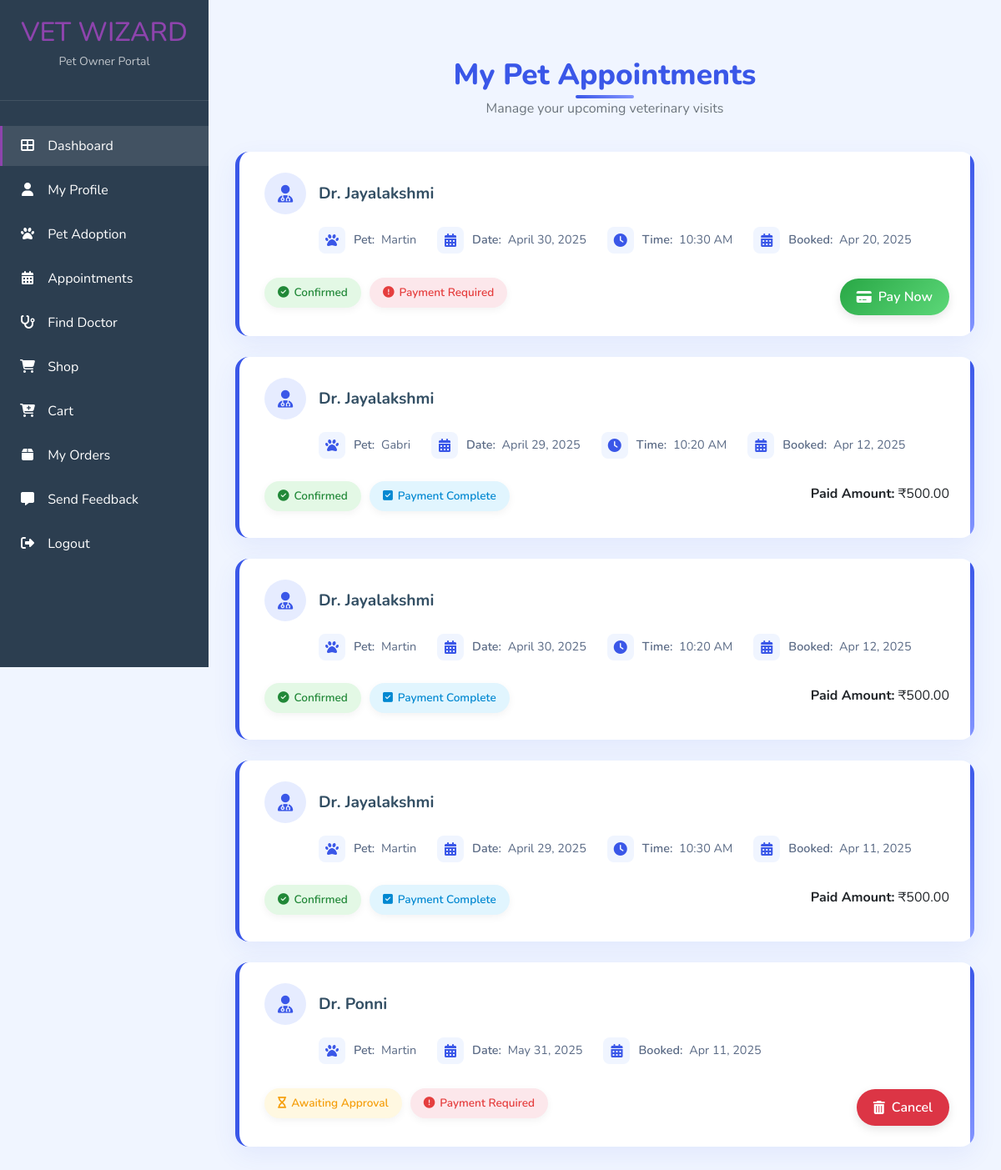
Screenshot of /user/all_appointment (signed in) with the database file from the repository.
### user/models.py (models this page shows, shortened)
class Doctor_Appointment(models.Model):
    doctor = models.ForeignKey(Doctor_Profile, on_delete=models.CASCADE, related_name='appointments')
    patient = models.ForeignKey(settings.AUTH_USER_MODEL, on_delete=models.CASCADE, related_name='appointments')
    pet=models.ForeignKey(Pet,on_delete=models.CASCADE)
    appointment_date = models.DateField()
    appointment_time = models.TimeField(null=True,blank=True)
    reason = models.TextField()
    is_confirmed = models.BooleanField(default=False)
    is_paid = models.BooleanField(default=False)
    created_at = models.DateTimeField(auto_now_add=True)
    razorpay_order_id = models.CharField(max_length=100, blank=True, null=True)
    amount = models.DecimalField(max_digits=10, decimal_places=2, default=0.00,null=True,blank=True)

class Pet(models.Model):
    owner = models.CharField(max_length=100)
    name = models.CharField(max_length=100)
    species = models.CharField(max_length=30)  # Dog, Cat
    breed = models.CharField(max_length=50)
    age = models.PositiveIntegerField()
    pet_picture = models.ImageField(upload_to='pet_images', blank=True, null=True)
    adopt=models.BooleanField(default=False)

### doctor/models.py (models this page shows, shortened)
class Doctor_Profile(models.Model):
    user = models.ForeignKey(settings.AUTH_USER_MODEL, on_delete=models.CASCADE, related_name='doctor')
    full_name = models.CharField(max_length=100)
    email = models.EmailField()
    address = models.TextField()
    phone_number = models.CharField(max_length=10)
    profile_picture = models.ImageField(upload_to='images', blank=True, null=True)
    place = models.CharField(max_length=100)
    qualification = models.CharField(max_length=100)
    years_of_experience = models.PositiveIntegerField()
    is_approved=models.BooleanField(default=False,null=True,blank=True)

### user/views.py (the view)
# urls.py: path('all_appointment', All_Appointment_View.as_view(), name='all_appointment'),
class All_Appointment_View(View):
    def get(self,request):
        appointment=Doctor_Appointment.objects.filter(patient=request.user).order_by('-id')
        return render(request,'all_appointment.html',{'appointment':appointment})

### user/templates/all_appointment.html (shortened to what this page needs)
{% extends 'user.html' %}
{% load static %}
{% block content %}
<div class="container py-5">
    <div class="page-header">
        <h2 class="page-title">My Pet Appointments</h2>
        <p class="text-muted">Manage your upcoming veterinary visits</p>
    </div>
    <div class="appointments-container">
        {% if appointment %}
        {% for a in appointment %}
        <div class="appointment-card">
            <div class="doctor-info">
                <div class="doctor-avatar">
                    <i class="fas fa-user-md"></i>
                </div>
                <h5 class="doctor-name">Dr. {{ a.doctor.full_name }}</h5>
            </div>
            <div class="appointment-details">
                <div class="detail-item">
                    <div class="detail-icon">
                        <i class="fas fa-paw"></i>
                    </div>
                    <div class="detail-text">
                        <span class="detail-label">Pet:</span> {{ a.pet.name }}
                    </div>
                </div>
                <div class="detail-item">
                    <div class="detail-icon">
                        <i class="fas fa-calendar-alt"></i>
                    </div>
                    <div class="detail-text">
                        <span class="detail-label">Date:</span> {{ a.appointment_date }}
                    </div>
                </div>
                {% if a.appointment_time %}
                <div class="detail-item">
                    <div class="detail-icon">
                        <i class="fas fa-clock"></i>
                    </div>
                    <div class="detail-text">
                        <span class="detail-label">Time:</span> {{ a.appointment_time|time:"h:i A" }}
                    </div>
                </div>
                {% endif %}
                <div class="detail-item">
                    <div class="detail-icon">
                        <i class="fas fa-calendar-alt"></i>
                    </div>
                    <div class="detail-text">
                        <span class="detail-label">Booked:</span> {{ a.created_at|date:"M d, Y" }}
                    </div>
                </div>
            </div>
            <div class="status-container">
                <div class="status-pills">
                    <span class="status-pill {{ a.is_confirmed|yesno:'confirmed,pending' }}">
                        <i class="fas fa-{{ a.is_confirmed|yesno:'check-circle,hourglass' }}"></i>
                        {{ a.is_confirmed|yesno:"Confirmed,Awaiting Approval" }}
                    </span>
                    <span class="status-pill {{ a.is_paid|yesno:'paid,not-paid' }}">
                        <i class="fas fa-{{ a.is_paid|yesno:'check-square,exclamation-circle' }}"></i>
                        {{ a.is_paid|yesno:"Payment Complete,Payment Required" }}
                    </span>
                </div>
                <div class="action-buttons">
                    {% if a.is_confirmed and not a.is_paid %}
    <a href="{% url 'create_payment' a.id %}" class="btn btn-pay">
        <i class="fas fa-credit-card"></i> Pay Now
    </a>
{% elif a.is_paid %}
    <p><strong>Paid Amount:</strong> ₹{{ a.amount|default:"500" }}</p>
{% endif %}
                    {% if not a.is_confirmed %}
                    <form method="post" action="{% url 'appointment_delete' a.id %}" style="display: inline;"
                        onsubmit="return confirm('Are you sure you want to cancel this appointment?');">
                        <button type="submit" class="btn btn-danger btn-delete">
                            <i class="fas fa-trash-alt"></i> Cancel
                        </button>
                    </form>
                    {% endif %}
                </div>
            </div>
        </div>
        {% endfor %}
        {% endif %}
    </div>
</div>
{% endblock %}

### user/templates/user.html (style rules this page uses)
:root { --primary: #8e44ad; --secondary: #3498db; --dark: #2c3e50; --light: #ecf0f1; --danger: #e74c3c; --warning: #f39c12; --success: #2ecc71; }
body { background-color: #f5f7fa; font-family: 'Segoe UI', Tahoma, Geneva, Verdana, sans-serif; }

### user/templates/all_appointment.html (style rules this page uses)
body { background: #f0f5ff; font-family: 'Nunito', sans-serif; }
.page-header { text-align: center; margin-bottom: 2.5rem; position: relative; }
.page-title { font-weight: 800; color: #3a57e8; font-size: 2.2rem; margin-bottom: 0.5rem; display: inline-block; position: relative; }
.page-title:after { content: ''; position: absolute; bottom: -8px; left: 50%; transform: translateX(-50%); height: 4px; width: 70px; background: linear-gradient(90deg, #3a57e8, #8395ff); border-radius: 2px; }
.appointments-container { max-width: 900px; margin: 0 auto; }
.appointment-card { background: #ffffff; border-radius: 16px; box-shadow: 0 10px 30px rgba(58, 87, 232, 0.08); padding: 25px 30px; margin-bottom: 25px; transition: all 0.3s ease; border-left: 5px solid #3a57e8; position: relative; overflow: hidden; }
.appointment-card::before { content: ''; position: absolute; top: 0; right: 0; height: 100%; width: 5px; background: linear-gradient(to bottom, #3a57e8, #8395ff); }
.doctor-info { display: flex; align-items: center; margin-bottom: 15px; }
.doctor-avatar { width: 50px; height: 50px; border-radius: 50%; background: #e6ecff; display: flex; align-items: center; justify-content: center; margin-right: 15px; color: #3a57e8; font-size: 1.3rem; }
.doctor-name { font-weight: 700; color: #324e63; margin: 0; font-size: 1.2rem; }
.appointment-details { display: flex; flex-wrap: wrap; margin-left: 65px; }
.detail-item { display: flex; align-items: center; margin-right: 25px; margin-bottom: 15px; color: #5a6a85; }
.detail-icon { background: #f0f5ff; width: 32px; height: 32px; border-radius: 8px; display: flex; align-items: center; justify-content: center; margin-right: 10px; color: #3a57e8; }
.detail-text { font-size: 0.9rem; }
.detail-label { font-weight: 600; margin-right: 4px; }
.status-container { display: flex; align-items: center; justify-content: space-between; flex-wrap: wrap; margin-top: 5px; }
.status-pills { display: flex; gap: 10px; }
.status-pill { display: inline-flex; align-items: center; padding: 8px 16px; border-radius: 50px; font-size: 0.85rem; font-weight: 600; box-shadow: 0 3px 10px rgba(0, 0, 0, 0.05); }
.status-pill i { margin-right: 6px; }
.confirmed { background-color: #e3f8e5; color: #218838; }
.pending { background-color: #fff8e1; color: #f59e0b; }
.paid { background-color: #e1f5fe; color: #0288d1; }
.not-paid { background-color: #fce7eb; color: #e53e3e; }
.action-buttons { display: flex; gap: 10px; margin-top: 10px; }
.btn { padding: 10px 20px; border-radius: 50px; font-weight: 600; transition: all 0.2s ease; display: inline-flex; align-items: center; gap: 8px; box-shadow: 0 4px 12px rgba(0, 0, 0, 0.1); border: none; }
.btn-pay { background: linear-gradient(135deg, #28a745, #5dd879); color: white; }

### rows the page displays
Doctor_Appointment: doctor.full_name "Jayalakshmi", pet.name "Martin", appointment_date "April 30, 2025", appointment_time "10:30 AM", created_at "Apr 20, 2025", is_confirmed "Confirmed", is_paid "Payment Required", shows "Pay Now"
Doctor_Appointment: doctor.full_name "Jayalakshmi", pet.name "Gabri", appointment_date "April 29, 2025", appointment_time "10:20 AM", created_at "Apr 12, 2025", is_confirmed "Confirmed", is_paid "Payment Complete", amount "500.00"
Doctor_Appointment: doctor.full_name "Jayalakshmi", pet.name "Martin", appointment_date "April 30, 2025", appointment_time "10:20 AM", created_at "Apr 12, 2025", is_confirmed "Confirmed", is_paid "Payment Complete", amount "500.00"
Doctor_Appointment: doctor.full_name "Jayalakshmi", pet.name "Martin", appointment_date "April 29, 2025", appointment_time "10:30 AM", created_at "Apr 11, 2025", is_confirmed "Confirmed", is_paid "Payment Complete", amount "500.00"
Doctor_Appointment: doctor.full_name "Ponni", pet.name "Martin", appointment_date "May 31, 2025", created_at "Apr 11, 2025", is_confirmed "Awaiting Approval", is_paid "Payment Required", shows "Cancel"
